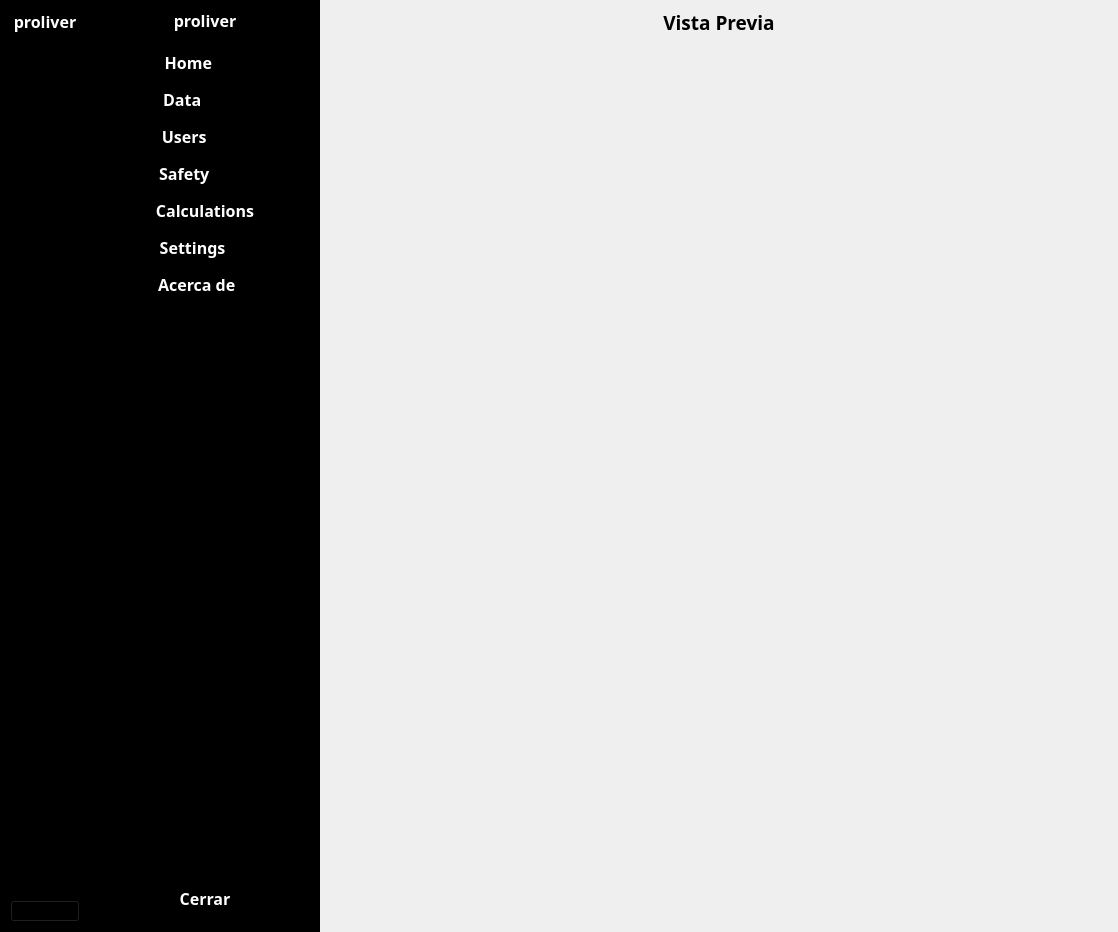
<?xml version="1.0" encoding="UTF-8"?>
<ui version="4.0">
 <class>ProliverMapsHome</class>
 <widget class="QMainWindow" name="ProliverMapsHome">
  <property name="geometry">
   <rect>
    <x>0</x>
    <y>0</y>
    <width>1118</width>
    <height>932</height>
   </rect>
  </property>
  <property name="sizePolicy">
   <sizepolicy hsizetype="Maximum" vsizetype="Maximum">
    <horstretch>0</horstretch>
    <verstretch>0</verstretch>
   </sizepolicy>
  </property>
  <property name="windowTitle">
   <string>MainWindow</string>
  </property>
  <widget class="QWidget" name="centralwidget">
   <layout class="QHBoxLayout" name="horizontalLayout">
    <property name="spacing">
     <number>0</number>
    </property>
    <property name="leftMargin">
     <number>0</number>
    </property>
    <property name="topMargin">
     <number>0</number>
    </property>
    <property name="rightMargin">
     <number>0</number>
    </property>
    <property name="bottomMargin">
     <number>0</number>
    </property>
    <item>
     <widget class="QWidget" name="widget" native="true">
      <layout class="QHBoxLayout" name="horizontalLayout_2">
       <property name="spacing">
        <number>0</number>
       </property>
       <property name="leftMargin">
        <number>0</number>
       </property>
       <property name="topMargin">
        <number>0</number>
       </property>
       <property name="rightMargin">
        <number>0</number>
       </property>
       <property name="bottomMargin">
        <number>0</number>
       </property>
       <item>
        <widget class="QWidget" name="menu_S" native="true">
         <property name="maximumSize">
          <size>
           <width>90</width>
           <height>16777215</height>
          </size>
         </property>
         <property name="styleSheet">
          <string notr="true">background-color: rgb(0, 0, 0);</string>
         </property>
         <layout class="QVBoxLayout" name="verticalLayout_4">
          <property name="spacing">
           <number>15</number>
          </property>
          <property name="leftMargin">
           <number>0</number>
          </property>
          <property name="topMargin">
           <number>10</number>
          </property>
          <property name="rightMargin">
           <number>0</number>
          </property>
          <property name="bottomMargin">
           <number>0</number>
          </property>
          <item>
           <widget class="QLabel" name="Logo_S">
            <property name="font">
             <font>
              <family>FONTSPRING DEMO - HongKong</family>
              <pointsize>12</pointsize>
              <weight>75</weight>
              <bold>true</bold>
             </font>
            </property>
            <property name="text">
             <string>&lt;html&gt;&lt;head/&gt;&lt;body&gt;&lt;p&gt;&lt;span style=&quot; color:#ffffff;&quot;&gt;proliver&lt;/span&gt;&lt;/p&gt;&lt;/body&gt;&lt;/html&gt;</string>
            </property>
            <property name="alignment">
             <set>Qt::AlignCenter</set>
            </property>
           </widget>
          </item>
          <item>
           <widget class="QFrame" name="frame">
            <property name="frameShape">
             <enum>QFrame::StyledPanel</enum>
            </property>
            <property name="frameShadow">
             <enum>QFrame::Raised</enum>
            </property>
            <layout class="QVBoxLayout" name="verticalLayout_3">
             <item>
              <widget class="QPushButton" name="Home_S">
               <property name="maximumSize">
                <size>
                 <width>16777215</width>
                 <height>74</height>
                </size>
               </property>
               <property name="styleSheet">
                <string notr="true">QPushButton:checked{
background-color:white;
border-radius:3px;
}
QPushButton:hover{
icon: url(:/newPrefix/home2.png);
color:rgb(0, 169, 204);
}</string>
               </property>
               <property name="text">
                <string/>
               </property>
               <property name="icon">
                <iconset resource="../Prolivermaps/src/resources/resources.qrc">
                 <normaloff>:/newPrefix/icons8-home-384.png</normaloff>
                 <normalon>:/newPrefix/home2.png</normalon>:/newPrefix/icons8-home-384.png</iconset>
               </property>
               <property name="iconSize">
                <size>
                 <width>64</width>
                 <height>64</height>
                </size>
               </property>
               <property name="checkable">
                <bool>true</bool>
               </property>
               <property name="autoExclusive">
                <bool>true</bool>
               </property>
               <property name="flat">
                <bool>true</bool>
               </property>
              </widget>
             </item>
             <item>
              <widget class="QPushButton" name="Pedidos_S">
               <property name="styleSheet">
                <string notr="true">QPushButton:checked{
background-color:white;
border-radius:3px;
}
QPushButton:hover{
icon: url(:/newPrefix/icons8-package-100.png);
color:rgb(0, 169, 204);
}</string>
               </property>
               <property name="text">
                <string/>
               </property>
               <property name="icon">
                <iconset resource="../Prolivermaps/src/resources/resources.qrc">
                 <normaloff>:/newPrefix/icons8-package-100(1).png</normaloff>
                 <normalon>:/newPrefix/icons8-package-100.png</normalon>:/newPrefix/icons8-package-100(1).png</iconset>
               </property>
               <property name="iconSize">
                <size>
                 <width>64</width>
                 <height>64</height>
                </size>
               </property>
               <property name="checkable">
                <bool>true</bool>
               </property>
               <property name="autoExclusive">
                <bool>true</bool>
               </property>
               <property name="flat">
                <bool>true</bool>
               </property>
              </widget>
             </item>
             <item>
              <widget class="QPushButton" name="Clientes_S">
               <property name="styleSheet">
                <string notr="true">QPushButton:checked{
background-color:white;
border-radius:3px;
}
QPushButton:hover{
icon: url(:/newPrefix/user2.png);
color:rgb(0, 169, 204);
}</string>
               </property>
               <property name="text">
                <string/>
               </property>
               <property name="icon">
                <iconset resource="../Prolivermaps/src/resources/resources.qrc">
                 <normaloff>:/newPrefix/icons8-user-male-100.png</normaloff>
                 <normalon>:/newPrefix/user2.png</normalon>:/newPrefix/icons8-user-male-100.png</iconset>
               </property>
               <property name="iconSize">
                <size>
                 <width>64</width>
                 <height>64</height>
                </size>
               </property>
               <property name="checkable">
                <bool>true</bool>
               </property>
               <property name="autoExclusive">
                <bool>true</bool>
               </property>
               <property name="flat">
                <bool>true</bool>
               </property>
              </widget>
             </item>
             <item>
              <widget class="QPushButton" name="Safety">
               <property name="styleSheet">
                <string notr="true">QPushButton:checked{
background-color:white;
border-radius:3px;
}
QPushButton:hover{
icon: url(:/newPrefix/user2.png);
color:rgb(0, 169, 204);
}</string>
               </property>
               <property name="text">
                <string/>
               </property>
               <property name="icon">
                <iconset resource="../Prolivermaps/src/resources/resources.qrc">
                 <normaloff>:/newPrefix/icons8-user-male-100.png</normaloff>
                 <normalon>:/newPrefix/user2.png</normalon>:/newPrefix/icons8-user-male-100.png</iconset>
               </property>
               <property name="iconSize">
                <size>
                 <width>64</width>
                 <height>64</height>
                </size>
               </property>
               <property name="checkable">
                <bool>true</bool>
               </property>
               <property name="autoExclusive">
                <bool>true</bool>
               </property>
               <property name="flat">
                <bool>true</bool>
               </property>
              </widget>
             </item>
             <item>
              <widget class="QPushButton" name="Cuotas_S">
               <property name="styleSheet">
                <string notr="true">QPushButton:checked{
background-color:white;
border-radius:3px;
}
QPushButton:hover{
icon: url(:/newPrefix/writing2.png);
color:rgb(0, 169, 204);
}</string>
               </property>
               <property name="text">
                <string/>
               </property>
               <property name="icon">
                <iconset resource="../Prolivermaps/src/resources/resources.qrc">
                 <normaloff>:/newPrefix/icons8-writing-100.png</normaloff>
                 <normalon>:/newPrefix/writing2.png</normalon>:/newPrefix/icons8-writing-100.png</iconset>
               </property>
               <property name="iconSize">
                <size>
                 <width>64</width>
                 <height>64</height>
                </size>
               </property>
               <property name="checkable">
                <bool>true</bool>
               </property>
               <property name="autoExclusive">
                <bool>true</bool>
               </property>
               <property name="flat">
                <bool>true</bool>
               </property>
              </widget>
             </item>
             <item>
              <widget class="QPushButton" name="Parametros_S">
               <property name="styleSheet">
                <string notr="true">QPushButton:checked{
background-color:white;
border-radius:3px;
}
QPushButton:hover{
icon: url(:/newPrefix/preferences2.png);
color:rgb(0, 169, 204);
}</string>
               </property>
               <property name="text">
                <string/>
               </property>
               <property name="icon">
                <iconset resource="../Prolivermaps/src/resources/resources.qrc">
                 <normaloff>:/newPrefix/icons8-preferences-100.png</normaloff>
                 <normalon>:/newPrefix/preferences2.png</normalon>:/newPrefix/icons8-preferences-100.png</iconset>
               </property>
               <property name="iconSize">
                <size>
                 <width>64</width>
                 <height>64</height>
                </size>
               </property>
               <property name="checkable">
                <bool>true</bool>
               </property>
               <property name="autoExclusive">
                <bool>true</bool>
               </property>
               <property name="flat">
                <bool>true</bool>
               </property>
              </widget>
             </item>
             <item>
              <widget class="QPushButton" name="Acerca_de_S">
               <property name="styleSheet">
                <string notr="true">QPushButton:checked{
background-color:white;
border-radius:3px;
}
QPushButton:hover{
icon: url(:/newPrefix/about2.png);
color:rgb(0, 169, 204);
}</string>
               </property>
               <property name="text">
                <string/>
               </property>
               <property name="icon">
                <iconset resource="../Prolivermaps/src/resources/resources.qrc">
                 <normaloff>:/newPrefix/icons8-about-384.png</normaloff>
                 <normalon>:/newPrefix/about2.png</normalon>:/newPrefix/icons8-about-384.png</iconset>
               </property>
               <property name="iconSize">
                <size>
                 <width>64</width>
                 <height>64</height>
                </size>
               </property>
               <property name="checkable">
                <bool>true</bool>
               </property>
               <property name="autoExclusive">
                <bool>true</bool>
               </property>
               <property name="flat">
                <bool>true</bool>
               </property>
              </widget>
             </item>
             <item>
              <spacer name="verticalSpacer_2">
               <property name="orientation">
                <enum>Qt::Vertical</enum>
               </property>
               <property name="sizeHint" stdset="0">
                <size>
                 <width>20</width>
                 <height>402</height>
                </size>
               </property>
              </spacer>
             </item>
             <item>
              <widget class="QPushButton" name="Close_S">
               <property name="styleSheet">
                <string notr="true">QPushButton:checked{
background-color:white;
border-radius:3px;
}
QPushButton:hover{
icon: url(:/newPrefix/exit2.png);
color:rgb(0, 169, 204);
}</string>
               </property>
               <property name="text">
                <string/>
               </property>
               <property name="icon">
                <iconset resource="../Prolivermaps/src/resources/resources.qrc">
                 <normaloff>:/newPrefix/icons8-exit-100.png</normaloff>:/newPrefix/icons8-exit-100.png</iconset>
               </property>
               <property name="iconSize">
                <size>
                 <width>64</width>
                 <height>64</height>
                </size>
               </property>
               <property name="checkable">
                <bool>true</bool>
               </property>
              </widget>
             </item>
            </layout>
           </widget>
          </item>
         </layout>
        </widget>
       </item>
       <item>
        <widget class="QWidget" name="menu_B" native="true">
         <property name="maximumSize">
          <size>
           <width>230</width>
           <height>16777215</height>
          </size>
         </property>
         <property name="styleSheet">
          <string notr="true">background-color: rgb(0, 0, 0);</string>
         </property>
         <layout class="QVBoxLayout" name="verticalLayout_2">
          <item>
           <widget class="QLabel" name="Logo_L">
            <property name="font">
             <font>
              <family>FONTSPRING DEMO - HongKong</family>
              <pointsize>12</pointsize>
              <weight>75</weight>
              <bold>true</bold>
             </font>
            </property>
            <property name="text">
             <string>&lt;html&gt;&lt;head/&gt;&lt;body&gt;&lt;p&gt;&lt;span style=&quot; color:#ffffff;&quot;&gt;proliver&lt;/span&gt;&lt;/p&gt;&lt;/body&gt;&lt;/html&gt;</string>
            </property>
            <property name="alignment">
             <set>Qt::AlignCenter</set>
            </property>
           </widget>
          </item>
          <item>
           <widget class="QWidget" name="widget_4" native="true">
            <layout class="QVBoxLayout" name="verticalLayout_5">
             <item>
              <widget class="QPushButton" name="pushButton_11">
               <property name="font">
                <font>
                 <family>Yu Gothic UI Semibold</family>
                 <pointsize>12</pointsize>
                 <weight>75</weight>
                 <bold>true</bold>
                </font>
               </property>
               <property name="layoutDirection">
                <enum>Qt::LeftToRight</enum>
               </property>
               <property name="styleSheet">
                <string notr="true">QPushButton{
color:rgb(255, 255, 255);
}
QPushButton:checked{
background-color:white;
color:rgb(0, 169, 204);
border-radius:3px;
}
QPushButton:hover{
icon: url(:/newPrefix/home2.png);
color:rgb(0, 169, 204);
}</string>
               </property>
               <property name="text">
                <string>Home        </string>
               </property>
               <property name="icon">
                <iconset resource="../Prolivermaps/src/resources/resources.qrc">
                 <normaloff>:/newPrefix/icons8-home-384.png</normaloff>
                 <normalon>:/newPrefix/home2.png</normalon>:/newPrefix/icons8-home-384.png</iconset>
               </property>
               <property name="iconSize">
                <size>
                 <width>64</width>
                 <height>64</height>
                </size>
               </property>
               <property name="checkable">
                <bool>true</bool>
               </property>
               <property name="autoExclusive">
                <bool>true</bool>
               </property>
               <property name="flat">
                <bool>true</bool>
               </property>
              </widget>
             </item>
             <item>
              <widget class="QPushButton" name="pushButton_12">
               <property name="font">
                <font>
                 <family>Yu Gothic UI Semibold</family>
                 <pointsize>12</pointsize>
                 <weight>75</weight>
                 <bold>true</bold>
                </font>
               </property>
               <property name="styleSheet">
                <string notr="true">QPushButton{
color:rgb(255, 255, 255);
}
QPushButton:checked{
background-color:white;
color:rgb(0, 169, 204);
border-radius:3px;
}
QPushButton:hover{
icon: url(:/newPrefix/icons8-package-100.png);
color:rgb(0, 169, 204);
}</string>
               </property>
               <property name="text">
                <string>Data           </string>
               </property>
               <property name="icon">
                <iconset resource="../Prolivermaps/src/resources/resources.qrc">
                 <normaloff>:/newPrefix/icons8-package-100(1).png</normaloff>
                 <normalon>:/newPrefix/icons8-package-100.png</normalon>:/newPrefix/icons8-package-100(1).png</iconset>
               </property>
               <property name="iconSize">
                <size>
                 <width>64</width>
                 <height>64</height>
                </size>
               </property>
               <property name="checkable">
                <bool>true</bool>
               </property>
               <property name="autoExclusive">
                <bool>true</bool>
               </property>
               <property name="flat">
                <bool>true</bool>
               </property>
              </widget>
             </item>
             <item>
              <widget class="QPushButton" name="pushButton_13">
               <property name="font">
                <font>
                 <family>Yu Gothic UI Semibold</family>
                 <pointsize>12</pointsize>
                 <weight>75</weight>
                 <bold>true</bold>
                </font>
               </property>
               <property name="styleSheet">
                <string notr="true">QPushButton{
color:rgb(255, 255, 255);
}
QPushButton:checked{
background-color:white;
color:rgb(0, 169, 204);
border-radius:3px;
}
QPushButton:hover{
icon: url(:/newPrefix/user2.png);
color:rgb(0, 169, 204);
}</string>
               </property>
               <property name="text">
                <string>Users          </string>
               </property>
               <property name="icon">
                <iconset resource="../Prolivermaps/src/resources/resources.qrc">
                 <normaloff>:/newPrefix/icons8-user-male-100.png</normaloff>
                 <normalon>:/newPrefix/user2.png</normalon>:/newPrefix/icons8-user-male-100.png</iconset>
               </property>
               <property name="iconSize">
                <size>
                 <width>64</width>
                 <height>64</height>
                </size>
               </property>
               <property name="checkable">
                <bool>true</bool>
               </property>
               <property name="autoExclusive">
                <bool>true</bool>
               </property>
               <property name="flat">
                <bool>true</bool>
               </property>
              </widget>
             </item>
             <item>
              <widget class="QPushButton" name="pushButton_15">
               <property name="font">
                <font>
                 <family>Yu Gothic UI Semibold</family>
                 <pointsize>12</pointsize>
                 <weight>75</weight>
                 <bold>true</bold>
                </font>
               </property>
               <property name="styleSheet">
                <string notr="true">QPushButton{
color:rgb(255, 255, 255);
}
QPushButton:checked{
background-color:white;
color:rgb(0, 169, 204);
border-radius:3px;
}
QPushButton:hover{
icon: url(:/newPrefix/user2.png);
color:rgb(0, 169, 204);
}</string>
               </property>
               <property name="text">
                <string>Safety          </string>
               </property>
               <property name="icon">
                <iconset resource="../Prolivermaps/src/resources/resources.qrc">
                 <normaloff>:/newPrefix/icons8-user-male-100.png</normaloff>
                 <normalon>:/newPrefix/user2.png</normalon>:/newPrefix/icons8-user-male-100.png</iconset>
               </property>
               <property name="iconSize">
                <size>
                 <width>64</width>
                 <height>64</height>
                </size>
               </property>
               <property name="checkable">
                <bool>true</bool>
               </property>
               <property name="autoExclusive">
                <bool>true</bool>
               </property>
               <property name="flat">
                <bool>true</bool>
               </property>
              </widget>
             </item>
             <item>
              <widget class="QPushButton" name="pushButton_9">
               <property name="font">
                <font>
                 <family>Yu Gothic UI Semibold</family>
                 <pointsize>12</pointsize>
                 <weight>75</weight>
                 <bold>true</bold>
                </font>
               </property>
               <property name="styleSheet">
                <string notr="true">QPushButton{
color:rgb(255, 255, 255);
}
QPushButton:checked{
background-color:white;
color:rgb(0, 169, 204);
border-radius:3px;
}
QPushButton:hover{
icon: url(:/newPrefix/writing2.png);
color:rgb(0, 169, 204);
}</string>
               </property>
               <property name="text">
                <string>Calculations</string>
               </property>
               <property name="icon">
                <iconset resource="../Prolivermaps/src/resources/resources.qrc">
                 <normaloff>:/newPrefix/icons8-writing-100.png</normaloff>
                 <normalon>:/newPrefix/writing2.png</normalon>:/newPrefix/icons8-writing-100.png</iconset>
               </property>
               <property name="iconSize">
                <size>
                 <width>64</width>
                 <height>64</height>
                </size>
               </property>
               <property name="checkable">
                <bool>true</bool>
               </property>
               <property name="autoExclusive">
                <bool>true</bool>
               </property>
               <property name="flat">
                <bool>true</bool>
               </property>
              </widget>
             </item>
             <item>
              <widget class="QPushButton" name="pushButton_14">
               <property name="font">
                <font>
                 <family>Yu Gothic UI Semibold</family>
                 <pointsize>12</pointsize>
                 <weight>75</weight>
                 <bold>true</bold>
                </font>
               </property>
               <property name="styleSheet">
                <string notr="true">QPushButton{
color:rgb(255, 255, 255);
}
QPushButton:checked{
background-color:white;
color:rgb(0, 169, 204);
border-radius:3px;
}
QPushButton:hover{
icon: url(:/newPrefix/preferences2.png);
color:rgb(0, 169, 204);
}</string>
               </property>
               <property name="text">
                <string>Settings      </string>
               </property>
               <property name="icon">
                <iconset resource="../Prolivermaps/src/resources/resources.qrc">
                 <normaloff>:/newPrefix/icons8-preferences-100.png</normaloff>
                 <normalon>:/newPrefix/preferences2.png</normalon>:/newPrefix/icons8-preferences-100.png</iconset>
               </property>
               <property name="iconSize">
                <size>
                 <width>64</width>
                 <height>64</height>
                </size>
               </property>
               <property name="checkable">
                <bool>true</bool>
               </property>
               <property name="autoExclusive">
                <bool>true</bool>
               </property>
               <property name="flat">
                <bool>true</bool>
               </property>
              </widget>
             </item>
             <item>
              <widget class="QPushButton" name="pushButton_10">
               <property name="font">
                <font>
                 <family>Yu Gothic UI Semibold</family>
                 <pointsize>12</pointsize>
                 <weight>75</weight>
                 <bold>true</bold>
                </font>
               </property>
               <property name="styleSheet">
                <string notr="true">QPushButton{
color:rgb(255, 255, 255);
}
QPushButton:checked{
background-color:white;
color:rgb(0, 169, 204);
border-radius:3px;
}
QPushButton:hover{
icon: url(:/newPrefix/about2.png);
color:rgb(0, 169, 204);
}</string>
               </property>
               <property name="text">
                <string>Acerca de    </string>
               </property>
               <property name="icon">
                <iconset resource="../Prolivermaps/src/resources/resources.qrc">
                 <normaloff>:/newPrefix/icons8-about-384.png</normaloff>
                 <normalon>:/newPrefix/about2.png</normalon>:/newPrefix/icons8-about-384.png</iconset>
               </property>
               <property name="iconSize">
                <size>
                 <width>64</width>
                 <height>64</height>
                </size>
               </property>
               <property name="checkable">
                <bool>true</bool>
               </property>
               <property name="autoExclusive">
                <bool>true</bool>
               </property>
               <property name="flat">
                <bool>true</bool>
               </property>
              </widget>
             </item>
             <item>
              <spacer name="verticalSpacer">
               <property name="orientation">
                <enum>Qt::Vertical</enum>
               </property>
               <property name="sizeHint" stdset="0">
                <size>
                 <width>20</width>
                 <height>40</height>
                </size>
               </property>
              </spacer>
             </item>
             <item>
              <widget class="QPushButton" name="pushButton_8">
               <property name="font">
                <font>
                 <family>Yu Gothic UI Semibold</family>
                 <pointsize>12</pointsize>
                 <weight>75</weight>
                 <bold>true</bold>
                </font>
               </property>
               <property name="styleSheet">
                <string notr="true">QPushButton{
color:rgb(255, 255, 255);
}
QPushButton:checked{
background-color:white;
color:rgb(0, 169, 204);
border-radius:3px;
}
QPushButton:hover{
icon: url(:/newPrefix/exit2.png);
color:rgb(0, 169, 204);
}</string>
               </property>
               <property name="text">
                <string>Cerrar</string>
               </property>
               <property name="icon">
                <iconset resource="../Prolivermaps/src/resources/resources.qrc">
                 <normaloff>:/newPrefix/icons8-exit-100.png</normaloff>
                 <normalon>:/newPrefix/exit2.png</normalon>:/newPrefix/icons8-exit-100.png</iconset>
               </property>
               <property name="iconSize">
                <size>
                 <width>64</width>
                 <height>64</height>
                </size>
               </property>
               <property name="checkable">
                <bool>true</bool>
               </property>
               <property name="autoExclusive">
                <bool>true</bool>
               </property>
               <property name="flat">
                <bool>true</bool>
               </property>
              </widget>
             </item>
            </layout>
           </widget>
          </item>
         </layout>
        </widget>
       </item>
       <item>
        <widget class="QWidget" name="widget_2" native="true">
         <layout class="QHBoxLayout" name="horizontalLayout_4">
          <property name="spacing">
           <number>0</number>
          </property>
          <property name="leftMargin">
           <number>0</number>
          </property>
          <property name="topMargin">
           <number>0</number>
          </property>
          <property name="rightMargin">
           <number>0</number>
          </property>
          <property name="bottomMargin">
           <number>0</number>
          </property>
          <item>
           <widget class="QWidget" name="widget_5" native="true">
            <layout class="QVBoxLayout" name="verticalLayout">
             <property name="spacing">
              <number>0</number>
             </property>
             <property name="leftMargin">
              <number>0</number>
             </property>
             <property name="topMargin">
              <number>0</number>
             </property>
             <property name="rightMargin">
              <number>0</number>
             </property>
             <property name="bottomMargin">
              <number>0</number>
             </property>
             <item>
              <widget class="QWidget" name="widget_8" native="true">
               <property name="sizePolicy">
                <sizepolicy hsizetype="Preferred" vsizetype="Maximum">
                 <horstretch>0</horstretch>
                 <verstretch>0</verstretch>
                </sizepolicy>
               </property>
               <layout class="QHBoxLayout" name="horizontalLayout_3">
                <item>
                 <widget class="QLabel" name="Title_Card">
                  <property name="font">
                   <font>
                    <family>Yu Gothic UI Semibold</family>
                    <weight>75</weight>
                    <bold>true</bold>
                   </font>
                  </property>
                  <property name="text">
                   <string>&lt;html&gt;&lt;head/&gt;&lt;body&gt;&lt;p&gt;&lt;span style=&quot; font-size:14pt;&quot;&gt;Vista Previa&lt;/span&gt;&lt;/p&gt;&lt;/body&gt;&lt;/html&gt;</string>
                  </property>
                  <property name="alignment">
                   <set>Qt::AlignCenter</set>
                  </property>
                 </widget>
                </item>
               </layout>
              </widget>
             </item>
             <item>
              <widget class="QWidget" name="Widget_Area" native="true"/>
             </item>
            </layout>
           </widget>
          </item>
         </layout>
        </widget>
       </item>
      </layout>
     </widget>
    </item>
   </layout>
  </widget>
 </widget>
 <resources>
  <include location="../Prolivermaps/src/resources/resources.qrc"/>
 </resources>
 <connections/>
</ui>
